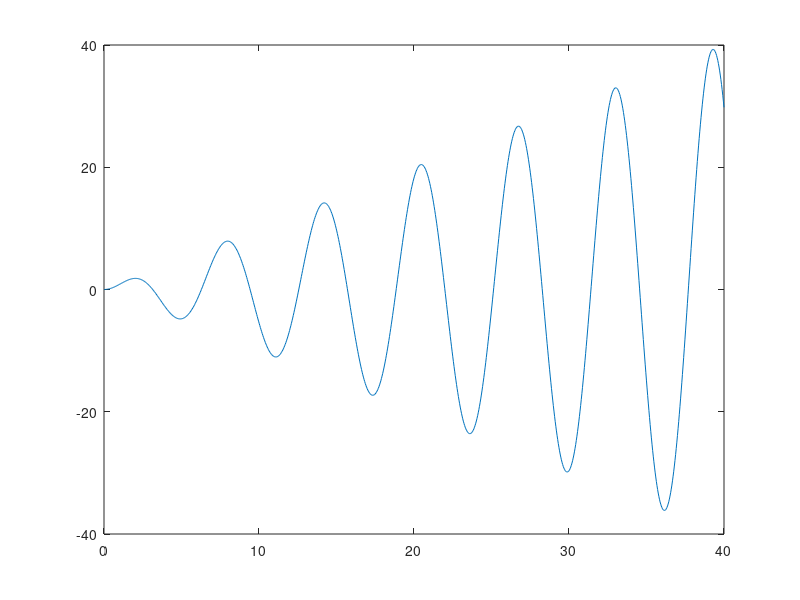

Source code (MATLAB):
% Zadatak 1.

% Koristite funkciju plot za prikaz funkcije f1 = x · sin(x) u rasponu od [0,4].

clear
clc

x = linspace(0,40,1000);
f = x .* sin(x);
plot(x, f);